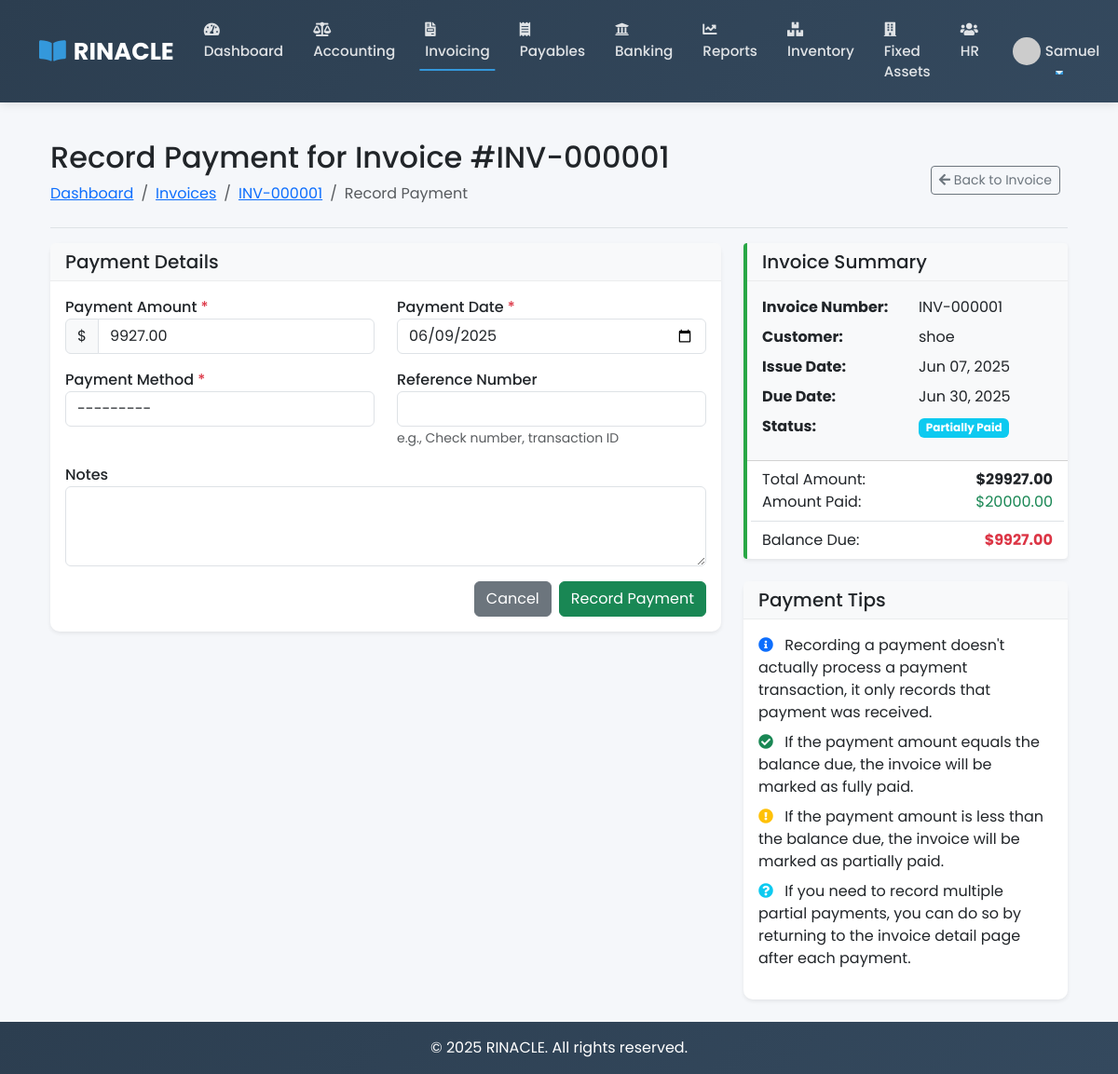
The app's page /invoicing/invoices/1/record-payment/ (signed in) with its own data.
### invoicing/models.py (models this page shows, shortened)
class Invoice(models.Model):
    STATUS_CHOICES = [
        ('draft', 'Draft'),
        ('sent', 'Sent'),
        ('viewed', 'Viewed'),
        ('paid', 'Paid'),
        ('partially_paid', 'Partially Paid'),
        ('overdue', 'Overdue'),
        ('cancelled', 'Cancelled'),
    ]
    invoice_number = models.CharField(max_length=50, unique=True)
    customer = models.ForeignKey(Customer, on_delete=models.PROTECT, related_name='invoices')
    issue_date = models.DateField()
    due_date = models.DateField()
    template = models.ForeignKey(InvoiceTemplate, on_delete=models.SET_NULL, null=True, blank=True)
    status = models.CharField(max_length=20, choices=STATUS_CHOICES, default='draft')
    notes = models.TextField(blank=True, null=True)
    terms = models.TextField(blank=True, null=True)
    subtotal = models.DecimalField(max_digits=10, decimal_places=2, default=0)
    tax_amount = models.DecimalField(max_digits=10, decimal_places=2, default=0)
    discount_amount = models.DecimalField(max_digits=10, decimal_places=2, default=0)
    total = models.DecimalField(max_digits=10, decimal_places=2, default=0)
    amount_paid = models.DecimalField(max_digits=10, decimal_places=2, default=0)
    balance_due = models.DecimalField(max_digits=10, decimal_places=2, default=0)
    pdf_file = models.FileField(upload_to='invoices/', blank=True, null=True)
    public_url = models.UUIDField(default=uuid.uuid4, editable=False, unique=True)
    created_at = models.DateTimeField(auto_now_add=True)
    updated_at = models.DateTimeField(auto_now=True)
    created_by = models.ForeignKey(settings.AUTH_USER_MODEL, on_delete=models.PROTECT, related_name='invoices_created')
    class Meta:
        ordering = ['-issue_date', '-created_at']

class Customer(models.Model):
    CUSTOMER_TYPES = [
        ('business', 'Business'),
        ('individual', 'Individual'),
    ]
    customer_type = models.CharField(max_length=20, choices=CUSTOMER_TYPES, default='business')
    company_name = models.CharField(max_length=255, blank=True, null=True)
    first_name = models.CharField(max_length=100)
    last_name = models.CharField(max_length=100)
    email = models.EmailField()
    phone = models.CharField(max_length=20, blank=True, null=True)
    address_line1 = models.CharField(max_length=255, blank=True, null=True)
    address_line2 = models.CharField(max_length=255, blank=True, null=True)
    city = models.CharField(max_length=100, blank=True, null=True)
    state = models.CharField(max_length=100, blank=True, null=True)
    postal_code = models.CharField(max_length=20, blank=True, null=True)
    country = models.CharField(max_length=100, blank=True, null=True)
    tax_number = models.CharField(max_length=50, blank=True, null=True)
    notes = models.TextField(blank=True, null=True)
    created_at = models.DateTimeField(auto_now_add=True)
    updated_at = models.DateTimeField(auto_now=True)
    created_by = models.ForeignKey(settings.AUTH_USER_MODEL, on_delete=models.PROTECT, related_name='customers_created')
    class Meta:
        ordering = ['-created_at']
    def __str__(self):
        if self.customer_type == 'business' and self.company_name:
            return self.company_name
        return f"{self.first_name} {self.last_name}"

### invoicing/views.py (the view)
# urls.py: path('invoices/<int:pk>/record-payment/', views.record_payment, name='record_payment'),
@login_required
def record_payment(request, pk):
    invoice = get_object_or_404(Invoice, pk=pk)
    if invoice.status == 'cancelled':
        messages.error(request, 'Cannot record payment for cancelled invoice.')
        return redirect('invoicing:invoice_detail', pk=pk)
    if request.method == 'POST':
        form = PaymentForm(request.POST)
        if form.is_valid():
            payment = form.save(commit=False)
            payment.invoice = invoice
            payment.created_by = request.user
            payment.save()
            messages.success(request, f'Payment of ${payment.amount} recorded successfully.')
            return redirect('invoicing:invoice_detail', pk=pk)
    else:
        initial = {
            'amount': invoice.balance_due,
            'payment_date': timezone.now().date(),
        }
        form = PaymentForm(initial=initial)
    context = {
        'title': f'Record Payment for Invoice #{invoice.invoice_number}',
        'form': form,
        'invoice': invoice,
    }
    return render(request, 'invoicing/payment_form.html', context)

### templates/invoicing/payment_form.html (shortened to what this page needs)
{% extends 'base.html' %}
{% block extra_css %}
<link href="https://cdnjs.cloudflare.com/ajax/libs/font-awesome/5.15.4/css/all.min.css" rel="stylesheet">
{% endblock %}
{% block content %}
<div class="container-fluid">
  <div class="d-flex justify-content-between flex-wrap flex-md-nowrap align-items-center pt-3 pb-2 mb-3 border-bottom">
    <div>
      <h1 class="h2">{{ title }}</h1>
      <nav aria-label="breadcrumb">
        <ol class="breadcrumb">
          <li class="breadcrumb-item"><a href="{% url 'invoicing:home' %}">Dashboard</a></li>
          <li class="breadcrumb-item"><a href="{% url 'invoicing:invoice_list' %}">Invoices</a></li>
          <li class="breadcrumb-item"><a href="{% url 'invoicing:invoice_detail' invoice.id %}">{{ invoice.invoice_number }}</a></li>
          <li class="breadcrumb-item active" aria-current="page">Record Payment</li>
        </ol>
      </nav>
    </div>
    <div class="btn-toolbar mb-2 mb-md-0">
      <div class="btn-group me-2">
        <a href="{% url 'invoicing:invoice_detail' invoice.id %}" class="btn btn-sm btn-outline-secondary">
          <i class="fas fa-arrow-left"></i> Back to Invoice
        </a>
      </div>
    </div>
  </div>
  <div class="row">
    <div class="col-md-8">
      <div class="card shadow-sm">
        <div class="card-header bg-light">
          <h5 class="card-title mb-0">Payment Details</h5>
        </div>
        <div class="card-body">
          <form method="post" id="paymentForm">
            <div class="row">
              <div class="col-md-6 mb-3 required-field">
                <div class="form-group">
                  <label for="{{ form.amount.id_for_label }}">Payment Amount</label>
                  <div class="input-group">
                    <span class="input-group-text">$</span>
                    {{ form.amount }}
                  </div>
                </div>
              </div>
              <div class="col-md-6 mb-3 required-field">
                <div class="form-group">
                  <label for="{{ form.payment_date.id_for_label }}">Payment Date</label>
                  {{ form.payment_date }}
                </div>
              </div>
            </div>
            <div class="row">
              <div class="col-md-6 mb-3 required-field">
                <div class="form-group">
                  <label for="{{ form.payment_method.id_for_label }}">Payment Method</label>
                  {{ form.payment_method }}
                </div>
              </div>
              <div class="col-md-6 mb-3">
                <div class="form-group">
                  <label for="{{ form.reference_number.id_for_label }}">Reference Number</label>
                  {{ form.reference_number }}
                  <small class="form-text text-muted">e.g., Check number, transaction ID</small>
                </div>
              </div>
            </div>
            <div class="mb-3">
              <div class="form-group">
                <label for="{{ form.notes.id_for_label }}">Notes</label>
                {{ form.notes }}
              </div>
            </div>
            <div class="d-flex justify-content-end">
              <a href="{% url 'invoicing:invoice_detail' invoice.id %}" class="btn btn-secondary me-2">Cancel</a>
              <button type="submit" class="btn btn-success">Record Payment</button>
            </div>
          </form>
        </div>
      </div>
    </div>
    <div class="col-md-4">
      <div class="card shadow-sm mb-4 payment-summary">
        <div class="card-header bg-light">
          <h5 class="card-title mb-0">Invoice Summary</h5>
        </div>
        <div class="card-body">
          <dl class="row mb-0">
            <dt class="col-sm-6">Invoice Number:</dt>
            <dd class="col-sm-6">{{ invoice.invoice_number }}</dd>
            <dt class="col-sm-6">Customer:</dt>
            <dd class="col-sm-6">{{ invoice.customer }}</dd>
            <dt class="col-sm-6">Issue Date:</dt>
            <dd class="col-sm-6">{{ invoice.issue_date|date:"M d, Y" }}</dd>
            <dt class="col-sm-6">Due Date:</dt>
            <dd class="col-sm-6">{{ invoice.due_date|date:"M d, Y" }}</dd>
            <dt class="col-sm-6">Status:</dt>
            <dd class="col-sm-6">
              <span class="badge {% if invoice.status == 'paid' %}bg-success{% elif invoice.status == 'overdue' %}bg-danger{% elif invoice.status == 'draft' %}bg-secondary{% elif invoice.status == 'partially_paid' %}bg-info{% else %}bg-warning{% endif %}">
                {{ invoice.get_status_display }}
              </span>
            </dd>
          </dl>
        </div>
        <div class="card-footer bg-white">
          <div class="row">
            <div class="col-6 text-start">Total Amount:</div>
            <div class="col-6 text-end fw-bold">${{ invoice.total|floatformat:2 }}</div>
          </div>
          <div class="row">
            <div class="col-6 text-start">Amount Paid:</div>
            <div class="col-6 text-end text-success">${{ invoice.amount_paid|floatformat:2 }}</div>
          </div>
          <div class="row border-top mt-2 pt-2">
            <div class="col-6 text-start">Balance Due:</div>
            <div class="col-6 text-end fw-bold text-danger">${{ invoice.balance_due|floatformat:2 }}</div>
          </div>
        </div>
      </div>
      <div class="card shadow-sm">
        <div class="card-header bg-light">
          <h5 class="card-title mb-0">Payment Tips</h5>
        </div>
        <div class="card-body">
          <ul class="list-unstyled">
            <li class="mb-2">
              <i class="fas fa-info-circle text-primary me-2"></i>
              Recording a payment doesn't actually process a payment transaction, it only records that payment was received.
            </li>
            <li class="mb-2">
              <i class="fas fa-check-circle text-success me-2"></i>
              If the payment amount equals the balance due, the invoice will be marked as fully paid.
            </li>
            <li class="mb-2">
              <i class="fas fa-exclamation-circle text-warning me-2"></i>
              If the payment amount is less than the balance due, the invoice will be marked as partially paid.
            </li>
            <li>
              <i class="fas fa-question-circle text-info me-2"></i>
              If you need to record multiple partial payments, you can do so by returning to the invoice detail page after each payment.
            </li>
          </ul>
        </div>
      </div>
    </div>
  </div>
</div>
{% endblock %}

### templates/base.html (shortened to what this page needs)
<!DOCTYPE html>
<html lang="en">
<head>
    <link href="https://cdn.jsdelivr.net/npm/bootstrap@5.3.0/dist/css/bootstrap.min.css" rel="stylesheet">
    <link href="https://cdnjs.cloudflare.com/ajax/libs/font-awesome/6.4.2/css/all.min.css" rel="stylesheet">
    {% block extra_css %}{% endblock %}
</head>
<body>
    <nav class="navbar navbar-expand-lg navbar-dark">
        <div class="container">
            <a class="navbar-brand" href="{% url 'core:home' %}">
                <i class="fas fa-book-open"></i>RINACLE
            </a>
            <div class="collapse navbar-collapse" id="navbarNav">
                <ul class="navbar-nav me-auto">
                    {% if user.is_authenticated %}
                        <li class="nav-item">
                            <a class="nav-link {% if request.resolver_match.url_name == 'dashboard' %}active{% endif %}" href="{% url 'core:dashboard' %}">
                                <i class="fas fa-tachometer-alt"></i> Dashboard
                            </a>
                        </li>
                        <li class="nav-item">
                            <a class="nav-link {% if request.resolver_match.url_name == 'accounting' %}active{% endif %}" href="{% url 'accounting:home' %}">
                                <i class="fas fa-balance-scale"></i> Accounting
                            </a>
                        </li>
                        <li class="nav-item">
                            <a class="nav-link {% if request.resolver_match.url_name == 'invoicing' %}active{% endif %}" href="{% url 'invoicing:home' %}">
                                <i class="fas fa-file-invoice"></i> Invoicing
                            </a>
                        </li>
                        <li class="nav-item">
                            <a class="nav-link {% if request.resolver_match.url_name == 'payables' %}active{% endif %}" href="{% url 'payables:home' %}">
                                <i class="fas fa-receipt"></i> Payables
                            </a>
                        </li>
                        <li class="nav-item">
                            <a class="nav-link {% if request.resolver_match.url_name == 'banking' %}active{% endif %}" href="{% url 'banking:home' %}">
                                <i class="fas fa-university"></i> Banking
                            </a>
                        </li>
                        <li class="nav-item">
                            <a class="nav-link {% if request.resolver_match.url_name == 'reports' %}active{% endif %}" href="{% url 'reports:home' %}">
                                <i class="fas fa-chart-line"></i> Reports
                            </a>
                        </li>
                        <li class="nav-item">
                            <a class="nav-link {% if request.resolver_match.url_name == 'inventory' %}active{% endif %}" href="{% url 'inventory:home' %}">
                                <i class="fas fa-boxes"></i> Inventory
                            </a>
                        </li>
                        <li class="nav-item">
                            <a class="nav-link {% if request.resolver_match.url_name == 'fixed_assets' %}active{% endif %}" href="{% url 'fixed_assets:home' %}">
                                <i class="fas fa-building"></i> Fixed Assets
                            </a>
                        </li>
                        <li class="nav-item">
                            <a class="nav-link {% if request.resolver_match.url_name == 'hr' %}active{% endif %}" href="{% url 'hr:home' %}">
                                <i class="fas fa-users"></i> HR
                            </a>
                        </li>
                    {% endif %}
                </ul>
                <ul class="navbar-nav">
                    {% if user.is_authenticated %}
                        <li class="nav-item dropdown">
                            <a class="nav-link dropdown-toggle d-flex align-items-center" href="#" role="button" data-bs-toggle="dropdown">
                                <div class="user-avatar">
                                    <img src="https://ui-avatars.com/api/?name={{ user.first_name }}+{{ user.last_name }}&background=3498db&color=fff" alt="{{ user.username }}">
                                </div>
                                {{ user.first_name|default:user.username }}
                            </a>
                        </li>
                    {% endif %}
                </ul>
            </div>
        </div>
    </nav>
    <main class="py-4">
        <div class="container">
            {% block content %}{% endblock %}
        </div>
    </main>
    <footer class="footer mt-auto py-3 bg-dark">
        <div class="container text-center">
            <span class="text-white">© {% now "Y" %} RINACLE. All rights reserved.</span>
        </div>
    </footer>
</body>
</html>

### records on screen
Invoice: invoice_number "INV-000001", customer "shoe", issue_date "Jun 07, 2025", due_date "Jun 30, 2025", status "Partially Paid", total "29927.00", amount_paid "20000.00", balance_due "9927.00"

### other values on screen
{{ user.first_name|default:user.username }} "Samuel"
{{ title }} "Record Payment for Invoice #INV-000001"
